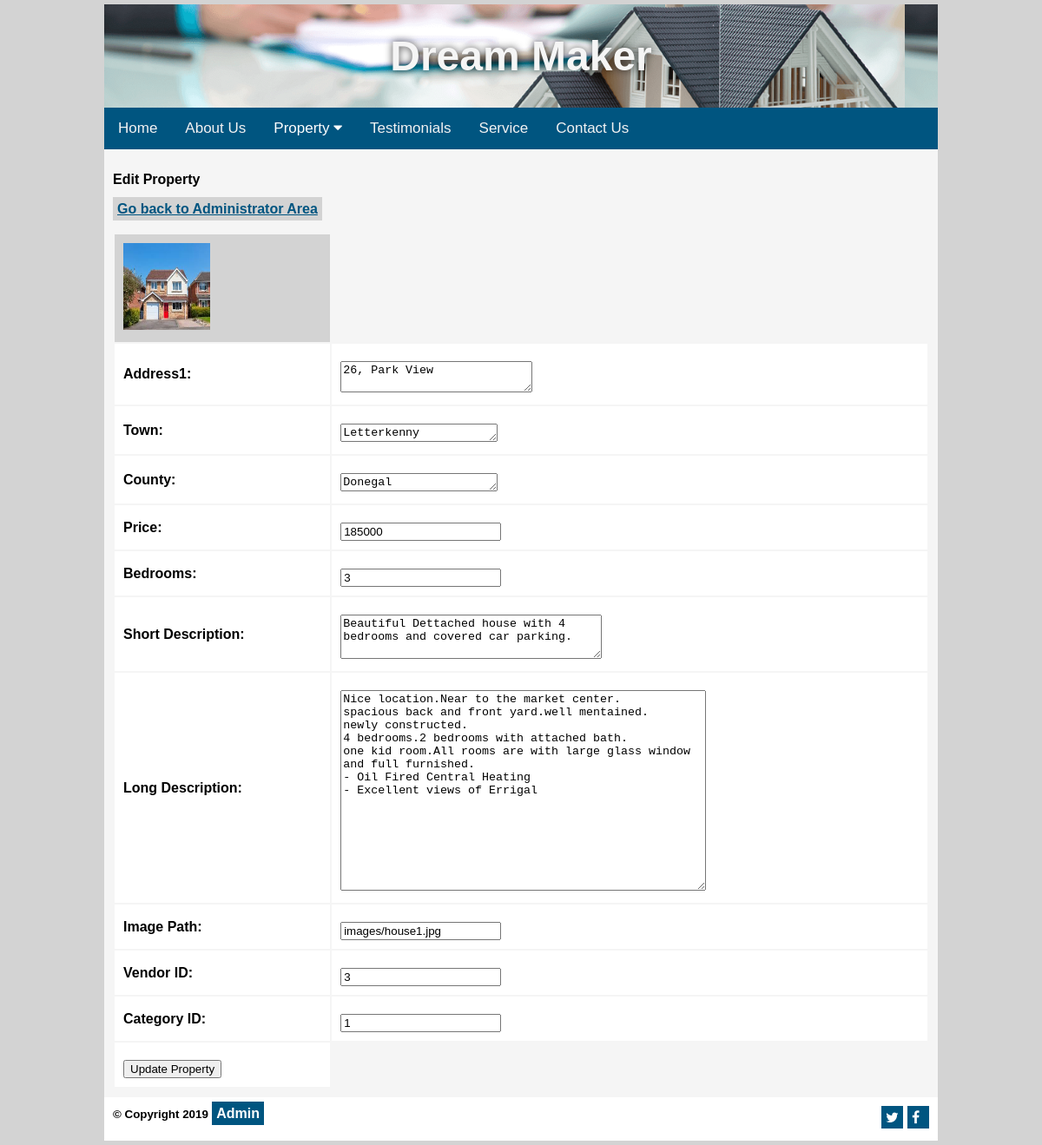
/editproperty.php?propertyid=2, run on the app's committed database.
### tables this page shows
CREATE TABLE `property` (
  `propertyid` int(11) NOT NULL,
  `address1` varchar(50) NOT NULL,
  `town` varchar(50) NOT NULL,
  `county` varchar(50) NOT NULL,
  `price` double NOT NULL,
  `bedrooms` int(2) DEFAULT NULL,
  `shortdescription` text NOT NULL,
  `longdescription` text NOT NULL,
  `image` varchar(50) NOT NULL,
  `categoryid` int(11) NOT NULL,
  `vendorid` int(11) NOT NULL
);

### editproperty.php (the view, shortened to what this page needs)
<!DOCTYPE HTML>
<html lang="en">
<head>
 <link rel="stylesheet" href="css/styles.css">
 </head>
<body>
<div id="container">
<div id="content">
<p><strong>Edit Property</p>
<a href="admin.php">Go back to Administrator Area</a>
<br>
<br>
<?php
require'connect.php';
$propertyid=$_GET["propertyid"];
mysqli_select_db($link,"property");
$sql="SELECT* FROM property WHERE propertyid=$propertyid";
$result=mysqli_query($link, $sql);
   $row=mysqli_fetch_array($result);
        $address1=$row["address1"];
        $town=$row["town"];
        $county=$row["county"];
        $price=$row["price"];
        $bedrooms=$row["bedrooms"];
        $shortdesc=$row["shortdescription"];
        $longdesc=$row["longdescription"];
        $image=$row["image"];
        $categoryid=$row["categoryid"];
        $vendorid=$row["vendorid"];
?>
<form method="post" action="processedit.php">
<table>
        <tr>
        <td><?php echo "<img src='$image' width=100 height=100>" ?></td>
        </tr>
             <tr>
            <td>Address1:</td>
            <td>
                <textarea name="address1" rows="2" cols="25"><?php echo $address1; ?></textarea>
            </td>
        </tr>
        <tr>
            <td>Town:</td>
            <td>
                <textarea name="town" rows="1" cols="20"><?php echo $town; ?></textarea>
            </td>
        </tr>
        <tr>
            <td>County:</td>
            <td>
                <textarea name="county" rows="1" cols="20"><?php echo $county; ?></textarea>
            </td>
        </tr>
        <tr>
            <td>Price:</td>
            <td><input type="text" name="price" value="<?php echo $price;?>"></td>
        </tr>
        <tr>
            <td>Bedrooms:</td>
            <td><input type="text" name="bedrooms" value="<?php echo $bedrooms;?>"></td>
        </tr>
        <tr>
            <td>Short Description:</td>
            <td>
                <textarea name="shortdescription" rows="3" cols="35"><?php echo $shortdesc; ?></textarea>
            </td>
        </tr>
        <tr>
            <td>Long Description:</td>
            <td>
                <textarea name="longdescription" rows="15" cols="50"><?php echo $longdesc; ?></textarea>
            </td>
        </tr>
        <tr>
            <td>Image Path: </td>
            <td><input type="text" name="image" value="<?php echo $image;?>"></td>
        </tr>
        <tr>
            <td>Vendor ID:</td>
            <td><input type="number" name="vendorid" value="<?php echo $vendorid;?>"></td>
        </tr>
        <tr>
            <td>Category ID:</td>
            <td><input type="number" name="categoryid" value="<?php echo $categoryid;?>"></td>
        </tr>
        <tr>
            <td><input type="submit" name="submit" value="Update Property"/></td>
        </tr>
    </table>
</form>
</div>
</div>
</body>
</html>

### css/styles.css (style rules this page uses)
body { background-color: lightgrey; background-size: 90%; margin:0;font-family:Arial, Helvetica, sans-serif; }
#container { margin: auto; width: 80%; background-image: url('banner10.png'); border: 5px solid lightgrey; }
.sitename h1 { text-align: center; font-size: 3rem; color: whitesmoke; text-shadow: 0 0 .625rem rgba(0,0,0,0.75); }
#content { background-color: whitesmoke ; padding: 10px; min-height: 300px; }
#content a { background-color:lightgrey; color:#005580; font-weight:bold; padding:5px; }
#footer { background-color: #ffffff; height: 30px; padding: 10px; }
#footer a { background-color: #005580; color: white; text-decoration:none; padding:5px; }
table td { padding: 10px; }
table { width: 100% }
table tr:nth-child(1) { background-color: lightgray; }
table tr { background-color:#FFFFFF; }
input, textarea { margin-top: 10px; }
.topnav { overflow: hidden; background-color: #005580; }
.topnav a { float: left; display: block; color: #f2f2f2; text-align: center; padding: 14px 16px; text-decoration: none; font-size: 17px; }
.dropdown { float: left; overflow: hidden; }
.dropdown .dropbtn { font-size: 17px; border: none; outline: none; color: white; padding: 14px 16px; background-color: inherit; font-family: inherit; margin: 0; }

### data on the page
property: image (picture), address1 "26, Park View", town "Letterkenny", county "Donegal", price "185000", bedrooms "3", shortdescription "Beautiful Dettached house with 4 bedrooms and covered car parking.", longdescription "Nice location.Near to the market center. spacious back and front yard.well mentained. newly constructed. 4 bedrooms.2 bedrooms with attached bath. one kid room.All rooms are with large glass window and full furnished. - Oil Fired Central Heating - Excellent views of Errigal", image "images/house1.jpg", vendorid "3", categoryid "1"
